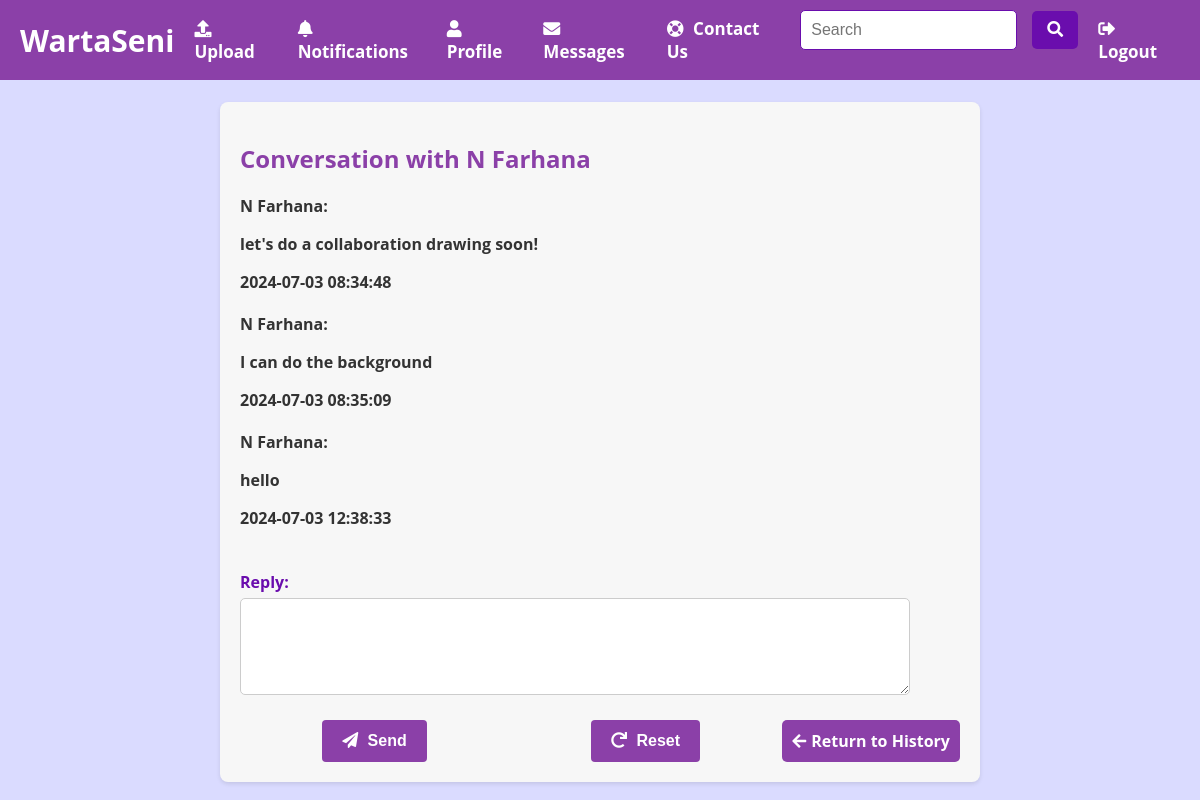
The app's page /reply_message.php?conversation_id=4 (signed in) with its own data.
### tables this page shows
CREATE TABLE `users` (
  `id` int(11) NOT NULL,
  `email` varchar(255) NOT NULL,
  `display_name` varchar(255) NOT NULL,
  `username` varchar(50) NOT NULL,
  `password` varchar(255) NOT NULL,
  `profile_picture` varchar(255) DEFAULT NULL,
  `profile_banner` varchar(255) DEFAULT NULL,
  `bio` text DEFAULT NULL,
  `created_at` datetime NOT NULL DEFAULT current_timestamp(),
  `updated_at` datetime DEFAULT current_timestamp() ON UPDATE current_timestamp(),
  `notifications` tinyint(1) NOT NULL DEFAULT 1
);

CREATE TABLE `messages` (
  `id` int(11) NOT NULL,
  `sender_id` int(11) NOT NULL,
  `recipient_id` int(11) NOT NULL,
  `category` varchar(255) NOT NULL,
  `message` text NOT NULL,
  `created_at` datetime DEFAULT current_timestamp()
);

### reply_message.php (the view, shortened to what this page needs)
<?php
require_once("includes/db_connect.php");
$user_id = $_SESSION['user_id'];
$conversation_id = isset($_GET['conversation_id']) ? intval($_GET['conversation_id']) : 0;
$stmt = $conn->prepare("
    SELECT m.*, u.display_name
    FROM messages m
    JOIN users u ON m.sender_id = u.id
    WHERE (m.sender_id = ? OR m.recipient_id = ?) AND (m.sender_id = ? OR m.recipient_id = ?)
    ORDER BY m.created_at ASC
");
$stmt->bind_param("iiii", $user_id, $user_id, $conversation_id, $conversation_id);
$stmt->execute();
$result = $stmt->get_result();
$messages = $result->fetch_all(MYSQLI_ASSOC);
?>
<!DOCTYPE html>
<html lang="en">
<head>
    <link rel="stylesheet" href="style.css">
    <link rel="stylesheet" href="https://use.fontawesome.com/releases/v5.15.4/css/all.css">
</head>
<body>
    <header>
        <nav class="navbar">
            <a href="index.php" class="logo">WartaSeni</a>
            <div class="menu" id="menu">
                <a href="upload.php"><i class="fas fa-upload"></i> Upload</a>
                <a href="notifications.php"><i class="fas fa-bell"></i> Notifications</a>
                <a href="profile.php"><i class="fas fa-user"></i> Profile</a>
                <a href="message_history.php"><i class="fas fa-envelope"></i> Messages</a>
                <a href="contact_us.php"><i class="fas fa-life-ring"></i> Contact Us</a>
                <form action="search.php" method="GET" class="search-form">
                    <input type="text" name="search" placeholder="Search">
                    <button type="submit"><i class="fas fa-search"></i></button>
                </form>
                <a href="logout.php"><i class="fas fa-sign-out-alt"></i> Logout</a>
            </div>
        </nav>
    </header>
    <br>
    <div class="container contact-container">
        <h2 class="h2-messages">Conversation with <?= htmlspecialchars($messages[0]['display_name']) ?></h2>
        <div class="messages-list">
            <?php foreach ($messages as $message): ?>
            <div class="message">
                <strong><?= htmlspecialchars($message['display_name']) ?>:</strong>
                <p><?= nl2br(htmlspecialchars($message['message'])) ?></p>
                <span><?= htmlspecialchars($message['created_at']) ?></span>
            </div>
            <?php endforeach; ?>
        </div>
        <br>
        <form action="reply_message.php?conversation_id=<?= $conversation_id ?>" method="post">
            <div class="form-group">
                <label for="message">Reply:</label>
                <textarea name="message" id="message" rows="5" required></textarea>
            </div>
            <div class="form-actions">
                <button type="submit" class="submit-button"><i class="fas fa-paper-plane"></i> Send</button>
                <button type="reset" class="submit-button"><i class="fas fa-redo"></i> Reset</button>
                <a href="message_history.php" class="edit-button"><i class="fas fa-arrow-left"></i> Return to
                    History</a>
            </div>
        </form>
    </div>
</body>
</html>

### style.css (style rules this page uses)
body { font-family: "Montserrat", "Open Sans", Inter, Arial, sans-serif; margin: 0; padding: 0; background-color: #dadbff; text-decoration: none !important; min-height: 100vh; color: #333; font-weight: bold; }
header { background-color: #8b40a8; color: white; padding: 10px 0; font-weight: bold; }
h2 { text-decoration: none; }
p { text-decoration: none; }
a { text-decoration: none; }
.navbar { display: flex; justify-content: space-between; align-items: center; max-width: 1280px; margin: 0 auto; padding: 0 20px; }
.navbar a.logo { font-size: 30px; text-decoration: none; color: white; }
.menu { display: flex; align-items: center; }
.menu a { text-decoration: none; color: white; margin-left: 20px; font-size: 17px; align-items: center; }
.menu a i { margin-right: 5px; }
.search-form { display: flex; align-items: center; margin-left: 20px; }
.search-form input { padding: 5px; font-size: 16px; border: 1px solid #ccc; border-radius: 5px; margin-right: 5px; }
.search-form button { background: none; border: none; cursor: pointer; color: white; font-size: 16px; }
.form-group { margin-bottom: 15px; }
.form-group label { display: block; margin-bottom: 5px; }
.form-group input, .form-group textarea { width: 90%; padding: 10px; border: 1px solid #ccc; border-radius: 5px; margin-bottom: 10px; }
.search-form { display: flex; align-items: center; margin-bottom: 20px; }
.search-form input[type="text"] { width: 70%; flex-grow: 1; padding: 10px; border: 1px solid #6a0dad; border-radius: 5px; }
.search-form button { padding: 10px 15px; background-color: #6a0dad; color: #fff; border: none; border-radius: 5px; margin-left: 10px; cursor: pointer; }
.form-group { display: flex; flex-direction: column; text-align: left; }
.form-group label { margin-bottom: 5px; color: #6a0dad; }
.form-actions { display: flex; justify-content: space-between; margin-top: 10px; }
.edit-button { background-color: #8b40a8; color: #fff; padding: 10px; border: none; border-radius: 5px; cursor: pointer; font-size: 16px; display: flex; align-items: center; justify-content: center; text-decoration: none !important; }
.edit-button i { margin-right: 5px; }
.contact-container { max-width: 720px; margin: 0 auto; padding: 20px; background: #f7f7f7; border-radius: 8px; box-shadow: 0 2px 4px rgba(0, 0, 0, 0.1); }
.h2-messages { color: #8b40a8; }
.form-actions .submit-button { display: inline-block; padding: 10px 20px; background-color: #8b40a8; color: #fff; border: none; border-radius: 4px; font-size: 16px; cursor: pointer; text-align: center; margin-top: 10px; font-weight: bold; margin: 0 auto; }
.form-actions .submit-button i { margin-right: 5px; }
.messages-list { margin: 10px auto; }
.messages-list .message { margin-bottom: 20px; }

### records on screen
users: display_name "N Farhana"
messages: sender.display_name "N Farhana", message "let's do a collaboration drawing soon!", created_at "2024-07-03 08:34:48"
messages: sender.display_name "N Farhana", message "I can do the background", created_at "2024-07-03 08:35:09"
messages: sender.display_name "N Farhana", message "hello", created_at "2024-07-03 12:38:33"
